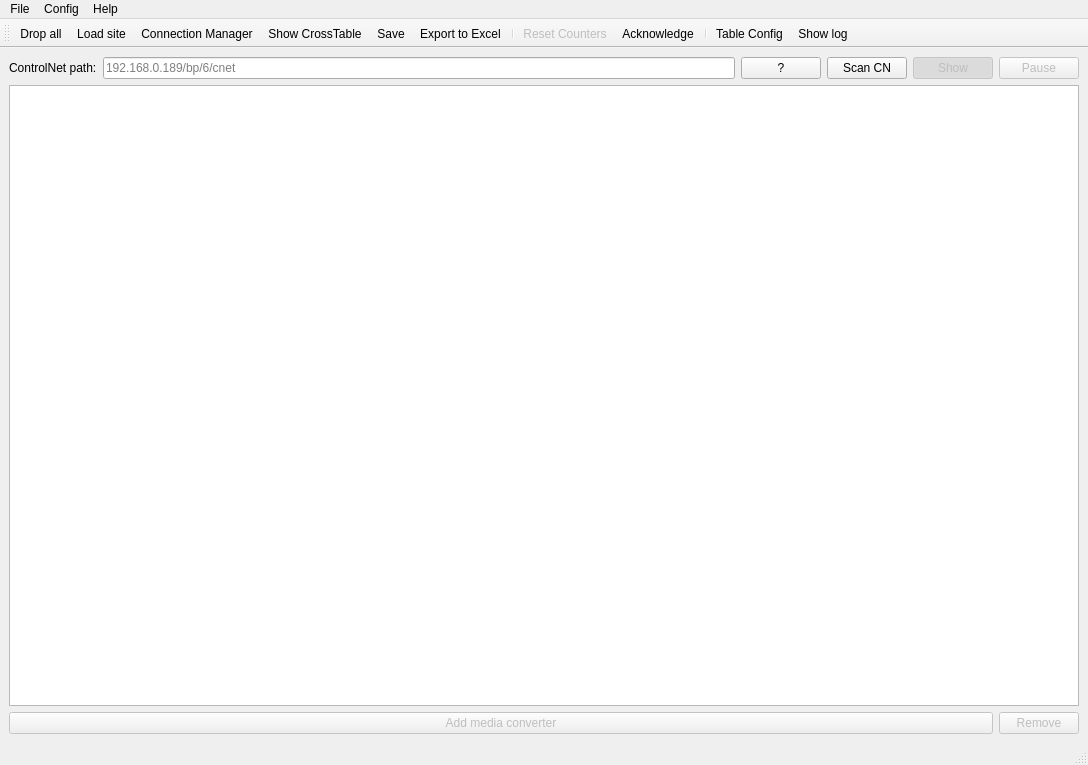
<?xml version="1.0" encoding="UTF-8"?>
<ui version="4.0">
 <class>MainWindow</class>
 <widget class="QMainWindow" name="MainWindow">
  <property name="geometry">
   <rect>
    <x>0</x>
    <y>0</y>
    <width>1088</width>
    <height>765</height>
   </rect>
  </property>
  <property name="minimumSize">
   <size>
    <width>665</width>
    <height>338</height>
   </size>
  </property>
  <property name="windowTitle">
   <string>ControlNet diagnostic tool</string>
  </property>
  <widget class="QWidget" name="centralwidget">
   <layout class="QVBoxLayout" name="verticalLayout_3">
    <item>
     <layout class="QHBoxLayout" name="horizontalLayout">
      <item>
       <widget class="QLabel" name="label">
        <property name="text">
         <string>ControlNet path:</string>
        </property>
       </widget>
      </item>
      <item>
       <widget class="QLineEdit" name="lineEditConnectionPath">
        <property name="placeholderText">
         <string>192.168.0.189/bp/6/cnet</string>
        </property>
       </widget>
      </item>
      <item>
       <widget class="QPushButton" name="pushButtonPathHelp">
        <property name="sizePolicy">
         <sizepolicy hsizetype="Fixed" vsizetype="Fixed">
          <horstretch>0</horstretch>
          <verstretch>0</verstretch>
         </sizepolicy>
        </property>
        <property name="toolTip">
         <string>Help on the ControlNet path format</string>
        </property>
        <property name="text">
         <string>?</string>
        </property>
       </widget>
      </item>
      <item>
       <widget class="QPushButton" name="pushButtonScan">
        <property name="enabled">
         <bool>true</bool>
        </property>
        <property name="toolTip">
         <string>Scan the ControlNet network at the given path, find modules and start polling</string>
        </property>
        <property name="text">
         <string>Scan CN</string>
        </property>
       </widget>
      </item>
      <item>
       <widget class="QPushButton" name="pushButtonShow">
        <property name="enabled">
         <bool>false</bool>
        </property>
        <property name="text">
         <string>Show</string>
        </property>
        <property name="checkable">
         <bool>true</bool>
        </property>
        <property name="checked">
         <bool>true</bool>
        </property>
       </widget>
      </item>
      <item>
       <widget class="QPushButton" name="pushButtonPause">
        <property name="enabled">
         <bool>false</bool>
        </property>
        <property name="text">
         <string>Pause</string>
        </property>
        <property name="checkable">
         <bool>true</bool>
        </property>
       </widget>
      </item>
     </layout>
    </item>
    <item>
     <layout class="QHBoxLayout" name="horizontalLayout_2"/>
    </item>
    <item>
     <widget class="DraggableTableWidget" name="tableWidget"/>
    </item>
    <item>
     <layout class="QHBoxLayout" name="horizontalLayout_media">
      <item>
       <widget class="QPushButton" name="pushButtonAddMediaConverter">
        <property name="enabled">
         <bool>false</bool>
        </property>
        <property name="sizePolicy">
         <sizepolicy hsizetype="Expanding" vsizetype="Fixed">
          <horstretch>1</horstretch>
          <verstretch>0</verstretch>
         </sizepolicy>
        </property>
        <property name="text">
         <string>Add media converter</string>
        </property>
        <property name="flat">
         <bool>false</bool>
        </property>
       </widget>
      </item>
      <item>
       <widget class="QPushButton" name="pushButtonRemoveMediaConverter">
        <property name="enabled">
         <bool>false</bool>
        </property>
        <property name="sizePolicy">
         <sizepolicy hsizetype="Fixed" vsizetype="Fixed">
          <horstretch>0</horstretch>
          <verstretch>0</verstretch>
         </sizepolicy>
        </property>
        <property name="toolTip">
         <string>Delete the selected media converter row(s)</string>
        </property>
        <property name="text">
         <string>Remove</string>
        </property>
       </widget>
      </item>
     </layout>
    </item>
   </layout>
  </widget>
  <widget class="QMenuBar" name="menubar">
   <property name="geometry">
    <rect>
     <x>0</x>
     <y>0</y>
     <width>1088</width>
     <height>22</height>
    </rect>
   </property>
   <widget class="QMenu" name="menuConfig">
    <property name="title">
     <string>File</string>
    </property>
    <addaction name="actionLoad_site"/>
    <addaction name="actionSave"/>
    <addaction name="actionSave_as"/>
    <addaction name="actionShow_CrossTable"/>
    <addaction name="actionConnection_Manager"/>
    <addaction name="actionOpen_config_folder"/>
    <addaction name="actionShow_log"/>
    <addaction name="actionExport_to_Excel"/>
    <addaction name="actionDrop_all"/>
   </widget>
   <widget class="QMenu" name="menuConfig_2">
    <property name="title">
     <string>Config</string>
    </property>
    <addaction name="actionRead_Timer"/>
    <addaction name="actionEnable_writing_to_PLC"/>
    <addaction name="actionDrop_Counters"/>
    <addaction name="actionAck"/>
   </widget>
   <widget class="QMenu" name="menuHelp">
    <property name="title">
     <string>Help</string>
    </property>
    <addaction name="actionAbout"/>
    <addaction name="actionChangelog"/>
   </widget>
   <addaction name="menuConfig"/>
   <addaction name="menuConfig_2"/>
   <addaction name="menuHelp"/>
  </widget>
  <widget class="QStatusBar" name="statusbar"/>
  <widget class="QToolBar" name="toolBar">
   <property name="windowTitle">
    <string>toolBar</string>
   </property>
   <attribute name="toolBarArea">
    <enum>TopToolBarArea</enum>
   </attribute>
   <attribute name="toolBarBreak">
    <bool>false</bool>
   </attribute>
   <addaction name="actionDrop_all"/>
   <addaction name="actionLoad_site"/>
   <addaction name="actionConnection_Manager"/>
   <addaction name="actionShow_CrossTable"/>
   <addaction name="actionSave"/>
   <addaction name="actionExport_to_Excel"/>
   <addaction name="separator"/>
   <addaction name="actionDrop_Counters"/>
   <addaction name="actionAck"/>
   <addaction name="separator"/>
   <addaction name="actionTable_Config"/>
   <addaction name="actionShow_log"/>
  </widget>
  <action name="actionSave">
   <property name="icon">
    <iconset resource="../asset/asset.qrc">
     <normaloff>:/asset/disk.png</normaloff>:/asset/disk.png</iconset>
   </property>
   <property name="text">
    <string>Save</string>
   </property>
  </action>
  <action name="actionRead_Timer">
   <property name="icon">
    <iconset theme="media-playlist-repeat">
     <normaloff>../../../../.designer/backup</normaloff>../../../../.designer/backup</iconset>
   </property>
   <property name="text">
    <string>LED blink timer</string>
   </property>
  </action>
  <action name="actionEnable_writing_to_PLC">
   <property name="checkable">
    <bool>true</bool>
   </property>
   <property name="icon">
    <iconset theme="emblem-downloads">
     <normaloff>../../../../.designer/backup</normaloff>../../../../.designer/backup</iconset>
   </property>
   <property name="text">
    <string>Enable counters reset</string>
   </property>
  </action>
  <action name="actionOpen_config_folder">
   <property name="text">
    <string>Open config folder</string>
   </property>
  </action>
  <action name="actionShow_log">
   <property name="icon">
    <iconset resource="../asset/asset.qrc">
     <normaloff>:/asset/script-text.png</normaloff>:/asset/script-text.png</iconset>
   </property>
   <property name="text">
    <string>Show log</string>
   </property>
  </action>
  <action name="actionShow_CrossTable">
   <property name="icon">
    <iconset resource="../asset/asset.qrc">
     <normaloff>:/asset/table.png</normaloff>:/asset/table.png</iconset>
   </property>
   <property name="text">
    <string>Show CrossTable</string>
   </property>
  </action>
  <action name="actionConnection_Manager">
   <property name="icon">
    <iconset resource="../asset/asset.qrc">
     <normaloff>:/asset/network-hub.png</normaloff>:/asset/network-hub.png</iconset>
   </property>
   <property name="text">
    <string>Connection Manager</string>
   </property>
  </action>
  <action name="actionTable_Config">
   <property name="icon">
    <iconset resource="../asset/asset.qrc">
     <normaloff>:/asset/equalizer--pencil.png</normaloff>:/asset/equalizer--pencil.png</iconset>
   </property>
   <property name="text">
    <string>Table Config</string>
   </property>
   <property name="toolTip">
    <string>Open Table Configuration</string>
   </property>
  </action>
  <action name="actionSave_as">
   <property name="icon">
    <iconset theme="document-save-as">
     <normaloff>../../../../.designer/backup</normaloff>../../../../.designer/backup</iconset>
   </property>
   <property name="text">
    <string>Save as...</string>
   </property>
  </action>
  <action name="actionLoad_site">
   <property name="icon">
    <iconset resource="../asset/asset.qrc">
     <normaloff>:/asset/drive-upload.png</normaloff>:/asset/drive-upload.png</iconset>
   </property>
   <property name="text">
    <string>Load site...</string>
   </property>
  </action>
  <action name="actionAbout">
   <property name="icon">
    <iconset resource="../asset/asset.qrc">
     <normaloff>:/asset/question-button.png</normaloff>:/asset/question-button.png</iconset>
   </property>
   <property name="text">
    <string>About</string>
   </property>
  </action>
  <action name="actionExport_to_Excel">
   <property name="icon">
    <iconset resource="../asset/asset.qrc">
     <normaloff>:/asset/report-excel.png</normaloff>:/asset/report-excel.png</iconset>
   </property>
   <property name="text">
    <string>Export to Excel</string>
   </property>
  </action>
  <action name="actionDrop_Counters">
   <property name="enabled">
    <bool>false</bool>
   </property>
   <property name="icon">
    <iconset resource="../asset/asset.qrc">
     <normaloff>:/asset/counter-reset.png</normaloff>:/asset/counter-reset.png</iconset>
   </property>
   <property name="text">
    <string>Reset Counters</string>
   </property>
  </action>
  <action name="actionChangelog">
   <property name="icon">
    <iconset resource="../asset/asset.qrc">
     <normaloff>:/asset/information-button.png</normaloff>:/asset/information-button.png</iconset>
   </property>
   <property name="text">
    <string>Changelog</string>
   </property>
  </action>
  <action name="actionAck">
   <property name="icon">
    <iconset resource="../asset/asset.qrc">
     <normaloff>:/asset/exclamation-circle.png</normaloff>:/asset/exclamation-circle.png</iconset>
   </property>
   <property name="text">
    <string>Acknowledge</string>
   </property>
   <property name="toolTip">
    <string>Reset Yellow marks</string>
   </property>
  </action>
  <action name="actionDrop_all">
   <property name="icon">
    <iconset resource="../asset/asset.qrc">
     <normaloff>:/asset/bin.png</normaloff>:/asset/bin.png</iconset>
   </property>
   <property name="text">
    <string>Drop all</string>
   </property>
   <property name="toolTip">
    <string>Stop polling, clear the table and reset the loaded site</string>
   </property>
  </action>
 </widget>
 <customwidgets>
  <customwidget>
   <class>DraggableTableWidget</class>
   <extends>QTableWidget</extends>
   <header>DragTable.h</header>
  </customwidget>
 </customwidgets>
 <resources>
  <include location="../asset/asset.qrc"/>
 </resources>
 <connections>
  <connection>
   <sender>pushButtonAddMediaConverter</sender>
   <signal>clicked()</signal>
   <receiver>MainWindow</receiver>
   <slot>add_media_converter()</slot>
   <hints>
    <hint type="sourcelabel">
     <x>526</x>
     <y>729</y>
    </hint>
    <hint type="destinationlabel">
     <x>526</x>
     <y>385</y>
    </hint>
   </hints>
  </connection>
 </connections>
 <slots>
  <slot>tab_changed()</slot>
  <slot>tab_close()</slot>
  <slot>add_media_converter()</slot>
 </slots>
</ui>
